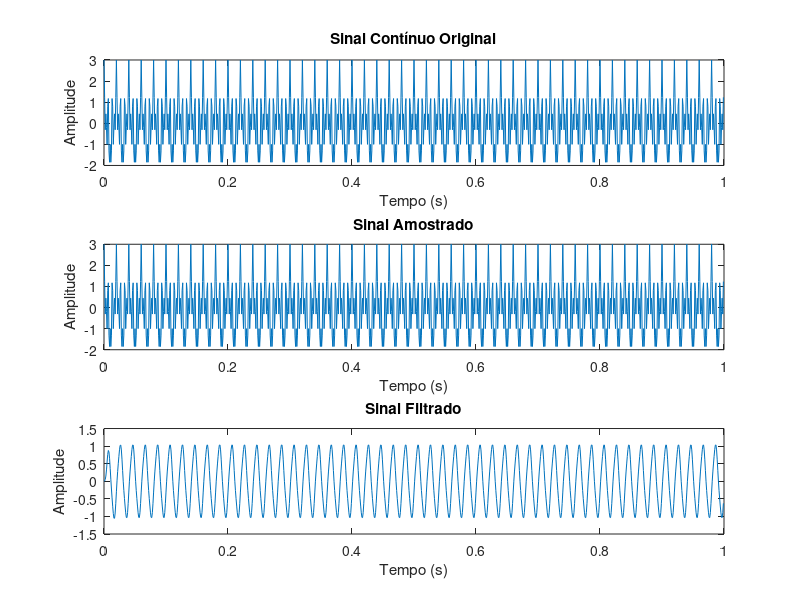
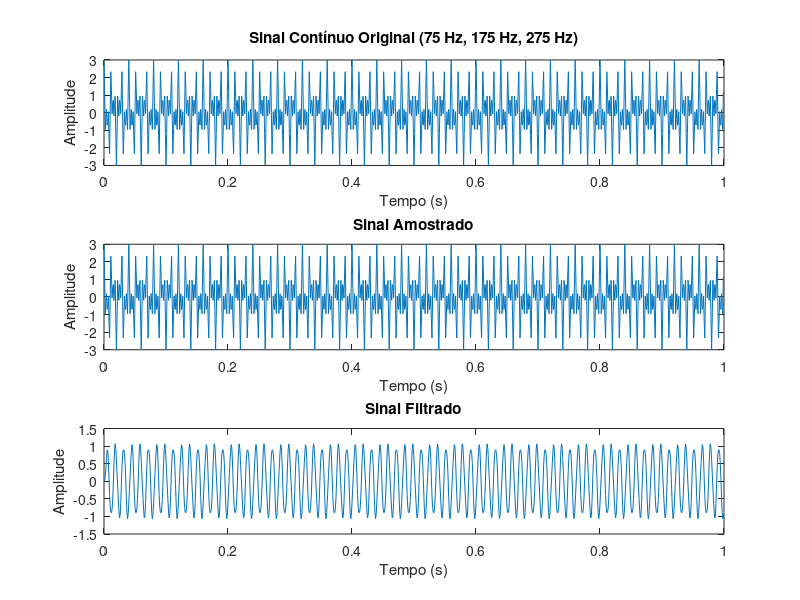
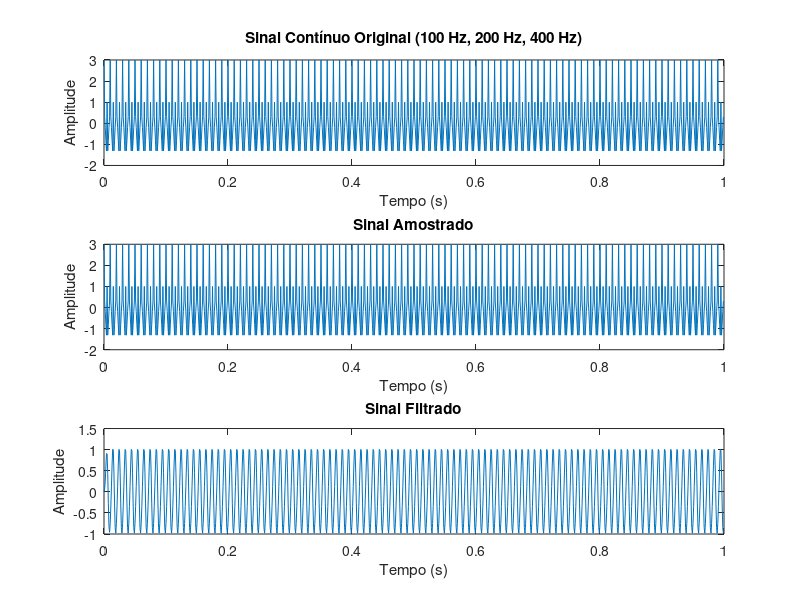

Recreate these plots in MATLAB, in order.
% Parâmetros
Fs = 1000; % Frequência de amostragem (Hz)
T = 1/Fs; % Período de amostragem (s)
t = 0:T:1-T; % Vetor de tempo (1 segundo)

% Sinal contínuo composto por diferentes frequências
f1 = 50; % Frequência 1 (Hz)
f2 = 150; % Frequência 2 (Hz)
f3 = 300; % Frequência 3 (Hz)
x_cont = cos(2*pi*f1*t) + cos(2*pi*f2*t) + cos(2*pi*f3*t);

% Amostragem do sinal contínuo
x_disc = x_cont;

% Projeto do filtro passa-baixa em tempo discreto
Fc = 100; % Frequência de corte do filtro (Hz)
Wn = Fc/(Fs/2); % Frequência normalizada
[b, a] = butter(6, Wn, 'low'); % Filtro Butterworth de 6ª ordem

% Aplicação do filtro passa-baixa
y_disc = filter(b, a, x_disc);

% Reconstrução do sinal filtrado em tempo contínuo
y_cont = y_disc;

% Plotagem dos sinais
figure;
subplot(3,1,1);
plot(t, x_cont);
title('Sinal Contínuo Original');
xlabel('Tempo (s)');
ylabel('Amplitude');

subplot(3,1,2);
plot(t, x_disc);
title('Sinal Amostrado');
xlabel('Tempo (s)');
ylabel('Amplitude');

subplot(3,1,3);
plot(t, y_cont);
title('Sinal Filtrado');
xlabel('Tempo (s)');
ylabel('Amplitude');


% Parâmetros
Fs = 1000; % Frequência de amostragem (Hz)
T = 1/Fs; % Período de amostragem (s)
t = 0:T:1-T; % Vetor de tempo (1 segundo)

% Sinal contínuo composto por diferentes frequências
f1 = 75; % Frequência 1 (Hz)
f2 = 175; % Frequência 2 (Hz)
f3 = 275; % Frequência 3 (Hz)
x_cont = cos(2*pi*f1*t) + cos(2*pi*f2*t) + cos(2*pi*f3*t);

% Amostragem do sinal contínuo
x_disc = x_cont;

% Projeto do filtro passa-baixa em tempo discreto
Fc = 125; % Frequência de corte do filtro (Hz)
Wn = Fc/(Fs/2); % Frequência normalizada
[b, a] = butter(6, Wn, 'low'); % Filtro Butterworth de 6ª ordem

% Aplicação do filtro passa-baixa
y_disc = filter(b, a, x_disc);

% Reconstrução do sinal filtrado em tempo contínuo
y_cont = y_disc;

% Plotagem dos sinais
figure;
subplot(3,1,1);
plot(t, x_cont);
title('Sinal Contínuo Original (75 Hz, 175 Hz, 275 Hz)');
xlabel('Tempo (s)');
ylabel('Amplitude');

subplot(3,1,2);
plot(t, x_disc);
title('Sinal Amostrado');
xlabel('Tempo (s)');
ylabel('Amplitude');

subplot(3,1,3);
plot(t, y_cont);
title('Sinal Filtrado');
xlabel('Tempo (s)');
ylabel('Amplitude');

% Parâmetros
Fs = 1000; % Frequência de amostragem (Hz)
T = 1/Fs; % Período de amostragem (s)
t = 0:T:1-T; % Vetor de tempo (1 segundo)

% Sinal contínuo composto por diferentes frequências
f1 = 100; % Frequência 1 (Hz)
f2 = 200; % Frequência 2 (Hz)
f3 = 400; % Frequência 3 (Hz)
x_cont = cos(2*pi*f1*t) + cos(2*pi*f2*t) + cos(2*pi*f3*t);

% Amostragem do sinal contínuo
x_disc = x_cont;

% Projeto do filtro passa-baixa em tempo discreto
Fc = 150; % Frequência de corte do filtro (Hz)
Wn = Fc/(Fs/2); % Frequência normalizada
[b, a] = butter(6, Wn, 'low'); % Filtro Butterworth de 6ª ordem

% Aplicação do filtro passa-baixa
y_disc = filter(b, a, x_disc);

% Reconstrução do sinal filtrado em tempo contínuo
y_cont = y_disc;

% Plotagem dos sinais
figure;
subplot(3,1,1);
plot(t, x_cont);
title('Sinal Contínuo Original (100 Hz, 200 Hz, 400 Hz)');
xlabel('Tempo (s)');
ylabel('Amplitude');

subplot(3,1,2);
plot(t, x_disc);
title('Sinal Amostrado');
xlabel('Tempo (s)');
ylabel('Amplitude');

subplot(3,1,3);
plot(t, y_cont);
title('Sinal Filtrado');
xlabel('Tempo (s)');
ylabel('Amplitude');